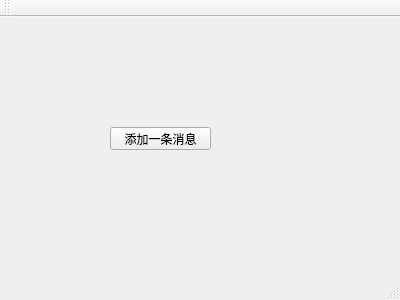
<?xml version="1.0" encoding="UTF-8"?>
<ui version="4.0">
 <class>MainWindow</class>
 <widget class="QMainWindow" name="MainWindow">
  <property name="geometry">
   <rect>
    <x>0</x>
    <y>0</y>
    <width>400</width>
    <height>300</height>
   </rect>
  </property>
  <property name="windowTitle">
   <string>MainWindow</string>
  </property>
  <widget class="QWidget" name="centralWidget">
   <widget class="QPushButton" name="pushButton">
    <property name="geometry">
     <rect>
      <x>110</x>
      <y>110</y>
      <width>101</width>
      <height>23</height>
     </rect>
    </property>
    <property name="text">
     <string>添加一条消息</string>
    </property>
   </widget>
  </widget>
  <widget class="QMenuBar" name="menuBar">
   <property name="geometry">
    <rect>
     <x>0</x>
     <y>0</y>
     <width>400</width>
     <height>23</height>
    </rect>
   </property>
  </widget>
  <widget class="QToolBar" name="mainToolBar">
   <attribute name="toolBarArea">
    <enum>TopToolBarArea</enum>
   </attribute>
   <attribute name="toolBarBreak">
    <bool>false</bool>
   </attribute>
  </widget>
  <widget class="QStatusBar" name="statusBar"/>
 </widget>
 <layoutdefault spacing="6" margin="11"/>
 <resources/>
 <connections/>
</ui>
